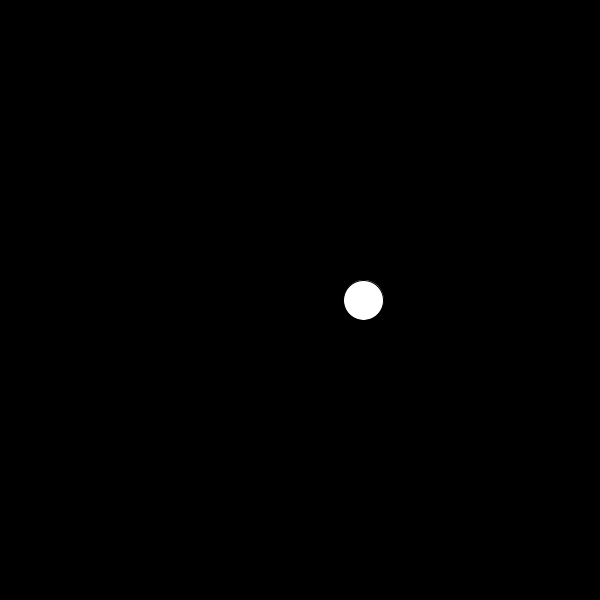
Frame 1 (no input)
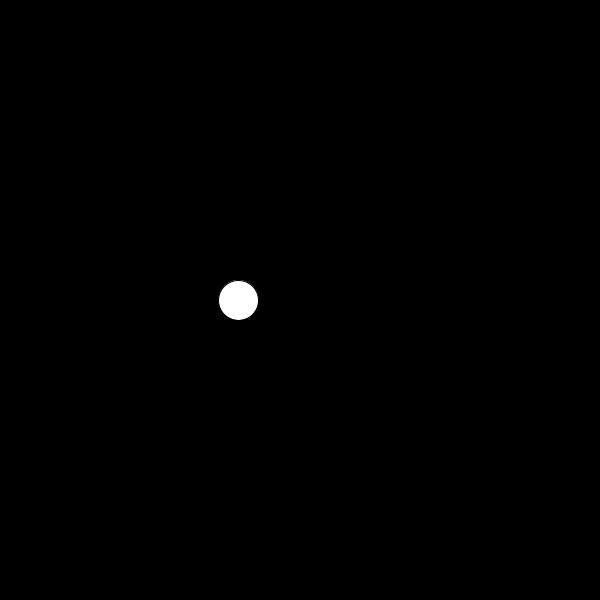
Frame 60 (the mouse pressed at the canvas centre just before this capture)
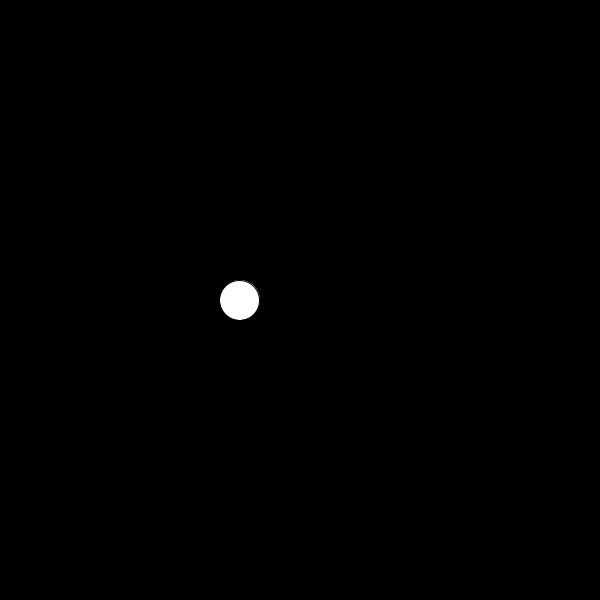
Frame 120 (the mouse held since frame 60 and released just before this capture)

The Processing sketch that drew these frames (run headless with seeded random() and noise(); from frame 60 on, the mouse is pressed at the canvas centre):

// Processing sketch: PerlinNoise
// ── PerlinNoise.pde
float t = 0;

void setup() {
  size(600, 600);
  //frameRate(10);
}

void draw(){
  background(0);
  fill(255);
  
  float x = noise(t);
  x = map(x, 0, 1, 0, width);
  ellipse(x, height/2, 40, 40);
  t += 0.01;
}
